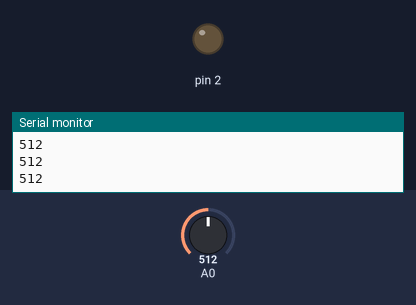
Recording of a sketch running on a simulated Arduino Uno, built with avr-gcc and run on an emulated ATmega328P. Shown: output pins drawn as LEDs (lit = HIGH), the last lines printed to the serial monitor. Inputs (shaded band) come from the test bench; at power-on: A0 = 512.

Above: at 1.3 s.
1.4 s: A0 set to 491
At 2.2 s:
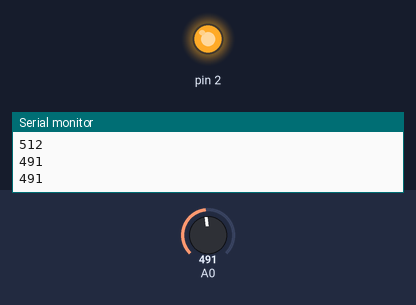
3.0 s: A0 set to 510
At 3.4 s:
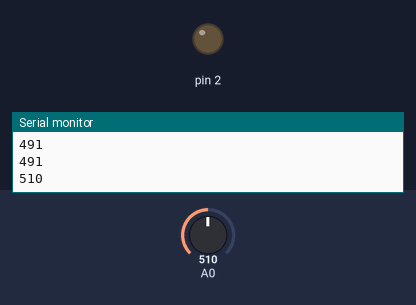
4.5 s: A0 set to 490
At 5.8 s:
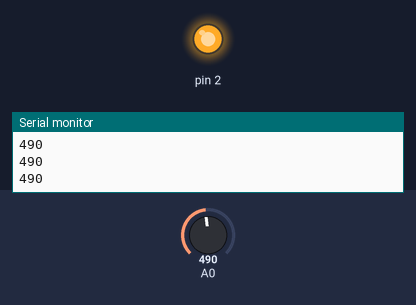
Timing chart, 0 to 7.5 s (numbered marks = the images above; inputs shaded):
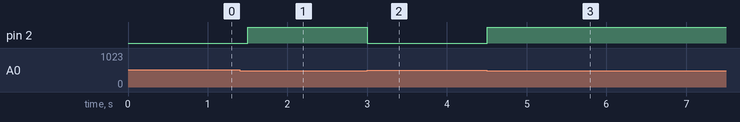

Measured:
- the behaviour switches between 501 and 500 on A0 (found by bisection; images 0 and 1)
- after the input at 1.4 s, pin 2: LOW → HIGH after 0.10 s
- after the input at 3.0 s, pin 2: HIGH → LOW at once
- after the input at 4.5 s, pin 2: LOW → HIGH at once

The sketch:

Rain_Drop_Sensor.ino
```cpp
//.................JEHANKANDY...............
//.............Arduino Rainroof Sensor......


void setup() {
 pinMode(1,OUTPUT);
 pinMode(2,OUTPUT);
 Serial.begin(9600);

}

void loop() {

int sensorValue = analogRead(A0);
Serial.println(sensorValue);
delay(500);

if(analogRead(A0) > 500){
  digitalWrite(2,LOW);

}else{
  digitalWrite(2,HIGH);

}

}
//...........Develop By: JehanKandy.............
//................Thank You.....................
```
